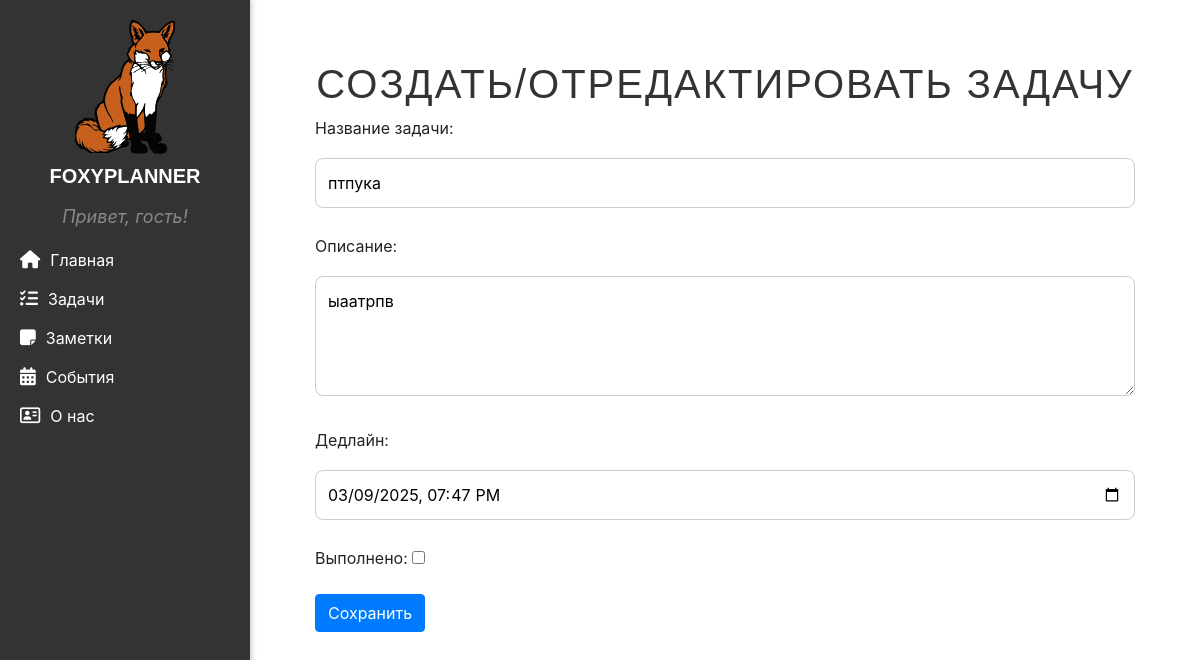
Screenshot of /tasks/2/update_task with the database file from the repository.
### tasks/models.py (models this page shows, shortened)
class Task(models.Model):
    user = models.ForeignKey(User, on_delete=models.CASCADE,  null=True, blank=True)
    title = models.CharField(max_length=200)  # Название задачи
    description = models.TextField()  # Описание задачи
    deadline = models.DateTimeField()  # Дедлайн задачи
    is_completed = models.BooleanField(default=False)  # Статус выполнения задачи
    class Meta:
        verbose_name = "Задача"
        verbose_name_plural = "Задачи"

### tasks/views.py (the view)
# urls.py: path('<int:pk>/update_task', views.TaskUpdateView.as_view(), name = 'task_update'),
class TaskUpdateView(UpdateView):
    model = Task
    template_name = 'tasks/create_task.html'
    form_class = TaskForm

### tasks/forms.py
class TaskForm(ModelForm):
    class Meta:
        model = Task
        fields = ['title', 'description', 'deadline', 'is_completed']
        widgets = {
            'title': TextInput(attrs={'class': 'task-input', 'placeholder': 'Введите название задачи'}),
            'description': Textarea(attrs={'class': 'task-textarea', 'placeholder': 'Введите описание'}),
            'deadline': DateTimeInput(
                attrs={'class': 'task-input', 'type': 'datetime-local'},
                format='%Y-%m-%dT%H:%M'
            ),
        }

### tasks/templates/tasks/create_task.html (shortened to what this page needs)
{% extends 'main/layout.html' %}
{% block content %}
<h1>Создать/отредактировать задачу</h1>
<form method="post">
    <div class="form-group">
        <label for="{{ form.title.id_for_label }}">Название задачи:</label>
        {{ form.title }}
    </div>
    <div class="form-group">
        <label for="{{ form.description.id_for_label }}">Описание:</label>
        {{ form.description }}
    </div>
    <div class="form-group">
        <label for="{{ form.deadline.id_for_label }}">Дедлайн:</label>
        {{ form.deadline }}
    </div>
    <div class="form-group">
        <label for="{{ form.is_completed.id_for_label }}">Выполнено:</label>
        {{ form.is_completed }}
    </div>
    <button type="submit" class="btn btn-primary">Сохранить</button>
</form>
{% endblock %}

### main/static/main/css/main.css (style rules this page uses)
body { font-family: Arial, sans-serif; margin: 0; padding: 0; display: flex; background-color: #f4f4f4; }
h1 { color: #333; text-align: center; }
button { padding: 10px 15px; background-color: #ff9800; color: white; border: none; border-radius: 5px; cursor: pointer; transition: 0.3s; }
button { padding: 10px 15px; background-color: #ff9800; color: white; border: none; border-radius: 5px; cursor: pointer; transition: background-color 0.3s ease, transform 0.2s ease; }
h1, h2, h3 { font-family: 'Arial', sans-serif; color: #333; text-align: center; font-weight: bold; }
h1 { font-size: 32px; margin-bottom: 15px; text-transform: uppercase; letter-spacing: 2px; }
h1 { text-align: center; font-size: 28px; font-weight: bold; color: #333; }
.task-input, .task-textarea { width: 100%; padding: 12px; margin: 10px 0; border: 1px solid #ccc; border-radius: 8px; font-size: 16px; background: #fff; }
.task-textarea { height: 120px; resize: vertical; }
.btn-primary { background: #ff9800; color: white; border: none; padding: 10px 20px; font-size: 18px; border-radius: 8px; cursor: pointer; transition: 0.3s; }

### rows the page displays
Task: title "птпука", description "ыаатрпв", deadline "03/09/2025 19:47"
